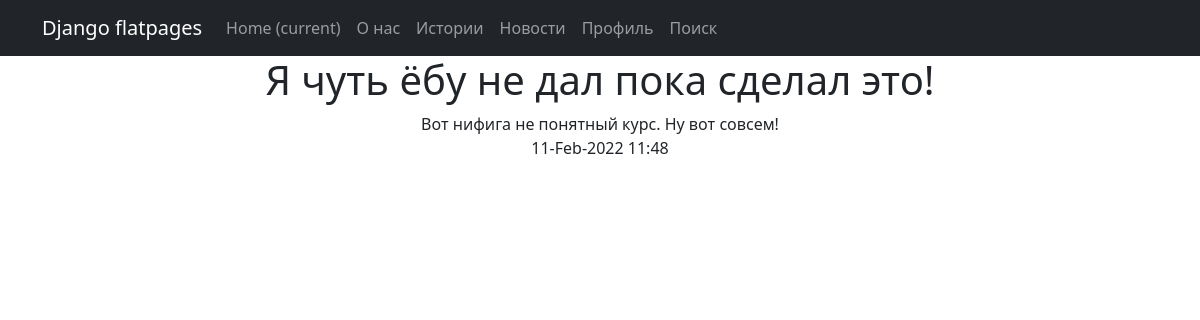
The app's page /post/4 with its own data.
### News/models.py (models this page shows, shortened)
class Post (models.Model):
    ARTICLE = 'AR'
    NEWS = 'NW'
    TYPES = [
        (ARTICLE, 'Статья'),
        (NEWS, 'новость'),
    ]
    ar_or_nw = models.CharField(max_length=2, choices=TYPES, default=NEWS)
    publish = models.DateTimeField(auto_now_add=True)
    title = models.CharField(max_length=255)
    body = models.TextField()
    rating_post = models.IntegerField(default=0)
    author = models.ForeignKey(Author, on_delete=models.CASCADE)
    category = models.ManyToManyField(Category, through='PostCategory')
    class Meta:
        verbose_name = 'Публикация'
        verbose_name_plural = 'Публикации'

### News/views.py (the view)
# urls.py: path('<int:pk>', PostDetail.as_view(), name='news_detail'),
class PostDetail(DetailView):
    model = Post
    template_name = 'post.html'
    context_object_name = 'post'
    queryset = Post.objects.all()

### News/templatetags/custom_filters.py (called while the page is built)
@register.filter(name='censor')
def censor(text: str):
    words = text.split(' ')
    new_words = []
    for i, word in enumerate(words):
        match = re.match(f"^{'|'.join(STOP_LIST)}", word)
        if match is not None:
            new_words.append(''.join([random.choice(SYMBOLS)] * len(word)))
        else:
            new_words.append(word)
    return ' '.join(new_words)

### templates/post.html (shortened to what this page needs)
{% extends 'flatpages/default.html' %}
{% load custom_filters %}
{% block content %}
<h1>{{ post.title | censor }}</h1>
{{ post.body | censor }}
<p>{{ post.publish | date:"H-M-Y" }} {{ post.publish | time:"H:i" }}</p>
{% endblock content %}

### records on screen
Post: title|censor "Я чуть ёбу не дал пока сделал это!", body|censor "Вот нифига не понятный курс. Ну вот совсем!", publish "11-Feb-2022", publish "11:48"
